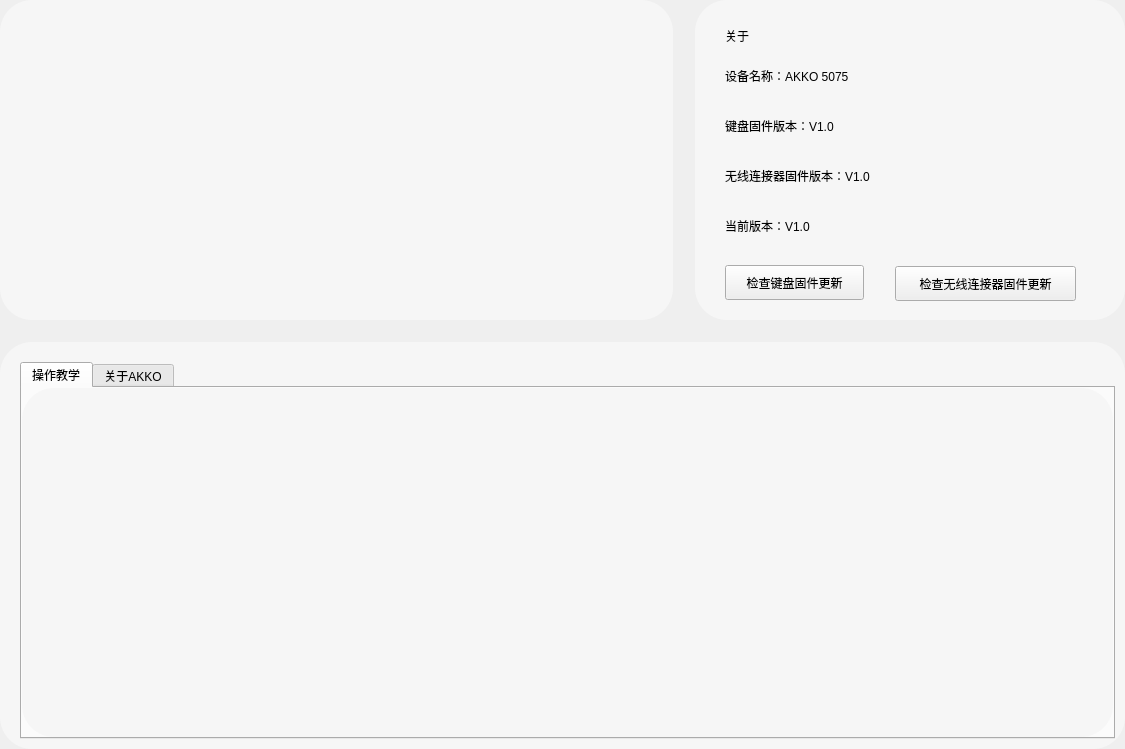
<?xml version="1.0" encoding="UTF-8"?>
<ui version="4.0">
 <class>FrameAbout</class>
 <widget class="QFrame" name="FrameAbout">
  <property name="geometry">
   <rect>
    <x>0</x>
    <y>0</y>
    <width>1125</width>
    <height>749</height>
   </rect>
  </property>
  <property name="windowTitle">
   <string notr="true">Frame</string>
  </property>
  <property name="toolTip">
   <string notr="true"/>
  </property>
  <property name="statusTip">
   <string notr="true"/>
  </property>
  <property name="styleSheet">
   <string notr="true"/>
  </property>
  <layout class="QVBoxLayout" name="verticalLayout_3">
   <property name="spacing">
    <number>22</number>
   </property>
   <property name="leftMargin">
    <number>0</number>
   </property>
   <property name="topMargin">
    <number>0</number>
   </property>
   <property name="rightMargin">
    <number>0</number>
   </property>
   <property name="bottomMargin">
    <number>0</number>
   </property>
   <item>
    <layout class="QHBoxLayout" name="horizontalLayout_2">
     <property name="spacing">
      <number>22</number>
     </property>
     <item>
      <widget class="QFrame" name="frameTLeft">
       <property name="styleSheet">
        <string notr="true">QFrame{background-color:#F6F6F6;border-radius:32px;}</string>
       </property>
       <property name="frameShape">
        <enum>QFrame::Shape::StyledPanel</enum>
       </property>
       <property name="frameShadow">
        <enum>QFrame::Shadow::Raised</enum>
       </property>
       <layout class="QHBoxLayout" name="horizontalLayout_3">
        <item>
         <widget class="QLabel" name="label">
          <property name="maximumSize">
           <size>
            <width>600</width>
            <height>300</height>
           </size>
          </property>
          <property name="text">
           <string/>
          </property>
          <property name="pixmap">
           <pixmap resource="res.qrc">:/images/Akko-Kb3.png</pixmap>
          </property>
          <property name="scaledContents">
           <bool>true</bool>
          </property>
         </widget>
        </item>
       </layout>
      </widget>
     </item>
     <item>
      <widget class="QFrame" name="frameTRight">
       <property name="minimumSize">
        <size>
         <width>0</width>
         <height>320</height>
        </size>
       </property>
       <property name="maximumSize">
        <size>
         <width>430</width>
         <height>320</height>
        </size>
       </property>
       <property name="styleSheet">
        <string notr="true">QFrame{background-color:#F6F6F6;border-radius:32px;}</string>
       </property>
       <property name="frameShape">
        <enum>QFrame::Shape::StyledPanel</enum>
       </property>
       <property name="frameShadow">
        <enum>QFrame::Shadow::Raised</enum>
       </property>
       <widget class="QLabel" name="labelTitle1">
        <property name="geometry">
         <rect>
          <x>30</x>
          <y>20</y>
          <width>161</width>
          <height>31</height>
         </rect>
        </property>
        <property name="text">
         <string>关于</string>
        </property>
       </widget>
       <widget class="QPushButton" name="pushButton">
        <property name="geometry">
         <rect>
          <x>30</x>
          <y>265</y>
          <width>139</width>
          <height>35</height>
         </rect>
        </property>
        <property name="text">
         <string>检查键盘固件更新</string>
        </property>
       </widget>
       <widget class="QPushButton" name="pushButton_2">
        <property name="geometry">
         <rect>
          <x>200</x>
          <y>266</y>
          <width>181</width>
          <height>35</height>
         </rect>
        </property>
        <property name="text">
         <string>检查无线连接器固件更新</string>
        </property>
       </widget>
       <widget class="QLabel" name="labelTitleL1">
        <property name="geometry">
         <rect>
          <x>30</x>
          <y>60</y>
          <width>217</width>
          <height>31</height>
         </rect>
        </property>
        <property name="text">
         <string notr="true">设备名称：AKKO 5075</string>
        </property>
       </widget>
       <widget class="QLabel" name="labelTitleL2">
        <property name="geometry">
         <rect>
          <x>30</x>
          <y>110</y>
          <width>219</width>
          <height>31</height>
         </rect>
        </property>
        <property name="text">
         <string notr="true">键盘固件版本：V1.0</string>
        </property>
       </widget>
       <widget class="QLabel" name="labelTitleL3">
        <property name="geometry">
         <rect>
          <x>30</x>
          <y>160</y>
          <width>225</width>
          <height>31</height>
         </rect>
        </property>
        <property name="text">
         <string notr="true">无线连接器固件版本：V1.0</string>
        </property>
       </widget>
       <widget class="QLabel" name="labelTitleL4">
        <property name="geometry">
         <rect>
          <x>30</x>
          <y>210</y>
          <width>227</width>
          <height>31</height>
         </rect>
        </property>
        <property name="text">
         <string notr="true">当前版本：V1.0</string>
        </property>
       </widget>
      </widget>
     </item>
    </layout>
   </item>
   <item>
    <widget class="QFrame" name="frameBotttom">
     <property name="styleSheet">
      <string notr="true">QFrame{background-color:#F6F6F6;border-radius:32px;}</string>
     </property>
     <property name="frameShape">
      <enum>QFrame::Shape::StyledPanel</enum>
     </property>
     <property name="frameShadow">
      <enum>QFrame::Shadow::Raised</enum>
     </property>
     <layout class="QHBoxLayout" name="horizontalLayout">
      <property name="leftMargin">
       <number>20</number>
      </property>
      <property name="topMargin">
       <number>20</number>
      </property>
      <property name="rightMargin">
       <number>10</number>
      </property>
      <property name="bottomMargin">
       <number>10</number>
      </property>
      <item>
       <widget class="NewTabWidget" name="tabWidget">
        <property name="currentIndex">
         <number>0</number>
        </property>
        <widget class="QWidget" name="tab1">
         <property name="styleSheet">
          <string notr="true">background:transparent;</string>
         </property>
         <attribute name="title">
          <string>操作教学</string>
         </attribute>
         <layout class="QVBoxLayout" name="verticalLayout_2">
          <property name="spacing">
           <number>0</number>
          </property>
          <property name="leftMargin">
           <number>0</number>
          </property>
          <property name="topMargin">
           <number>10</number>
          </property>
          <property name="rightMargin">
           <number>0</number>
          </property>
          <property name="bottomMargin">
           <number>0</number>
          </property>
          <item>
           <widget class="QScrollArea" name="scrollArea">
            <property name="widgetResizable">
             <bool>true</bool>
            </property>
            <widget class="QWidget" name="scrollAreaWidgetContents">
             <property name="geometry">
              <rect>
               <x>0</x>
               <y>0</y>
               <width>1089</width>
               <height>337</height>
              </rect>
             </property>
             <layout class="QVBoxLayout" name="verticalLayout">
              <property name="spacing">
               <number>0</number>
              </property>
              <property name="leftMargin">
               <number>0</number>
              </property>
              <property name="topMargin">
               <number>0</number>
              </property>
              <property name="rightMargin">
               <number>0</number>
              </property>
              <property name="bottomMargin">
               <number>0</number>
              </property>
              <item>
               <layout class="QGridLayout" name="gridLayout">
                <property name="horizontalSpacing">
                 <number>10</number>
                </property>
                <property name="verticalSpacing">
                 <number>20</number>
                </property>
               </layout>
              </item>
             </layout>
            </widget>
           </widget>
          </item>
         </layout>
        </widget>
        <widget class="QWidget" name="tab2">
         <attribute name="title">
          <string>关于AKKO</string>
         </attribute>
        </widget>
       </widget>
      </item>
     </layout>
    </widget>
   </item>
  </layout>
 </widget>
 <customwidgets>
  <customwidget>
   <class>NewTabWidget</class>
   <extends>QTabWidget</extends>
   <header location="global">newtabwidget.h</header>
   <container>1</container>
  </customwidget>
 </customwidgets>
 <resources>
  <include location="res.qrc"/>
 </resources>
 <connections/>
</ui>
